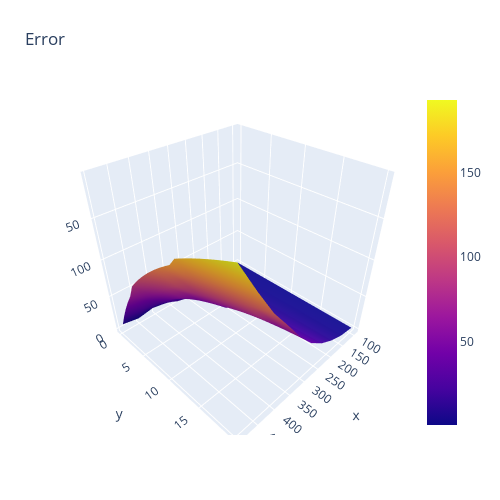

Source (notebook cell):
### Code cell
fig = go.Figure(data=[go.Surface(x=X, y=Y, z=Z)])

fig.update_layout(title='Error', autosize=False,
                  width=500, height=500,
                  margin=dict(l=65, r=50, b=65, t=90))

fig.show()
calc_error(11, 486)

### Figure 1 — Plotly figure (JSON) as saved in the notebook; plotly's stock layout.template omitted (floating-point values rounded to 4 significant figures; data arrays with more than 128 entries replaced by an {"elided": "..."} marker saying what was removed)
{"data": [{"type": "surface", "x": {"elided": "25x10 float values"}, "y": {"elided": "25x10 float values"}, "z": {"elided": "25x10 float values"}}], "layout": {"autosize": false, "height": 500, "margin": {"b": 65, "l": 65, "r": 50, "t": 90}, "title": {"text": "Error"}, "width": 500}}
